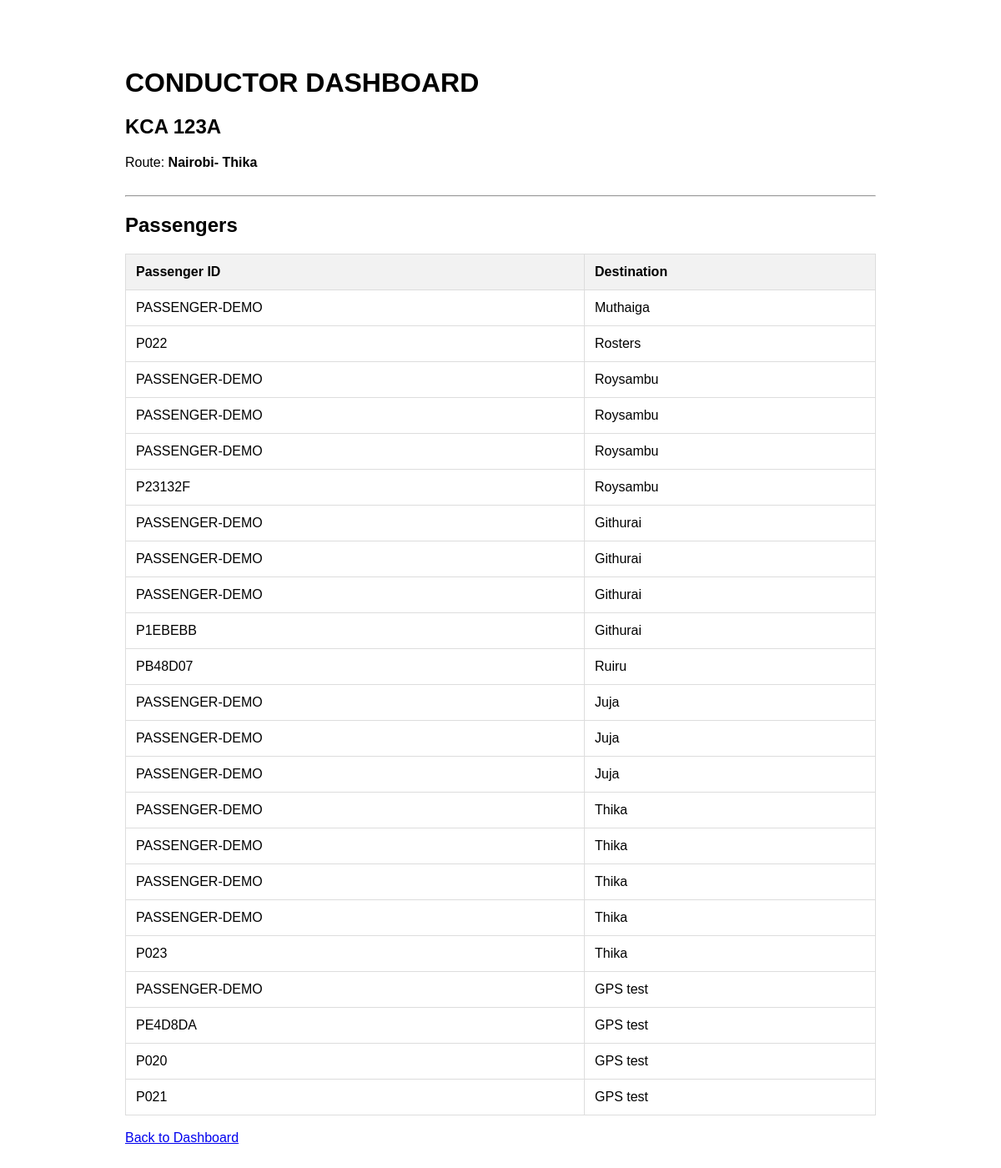
/conductor/1, run on the app's committed database.
### tables this page shows
CREATE TABLE matatus (
            id INTEGER PRIMARY KEY AUTOINCREMENT,
            registration_number TEXT NOT NULL,
            route_name TEXT NOT NULL
        );

CREATE TABLE passenger_destinations (
            id INTEGER PRIMARY KEY AUTOINCREMENT,
            matatu_id INTEGER NOT NULL,
            passenger_token TEXT NOT NULL,
            destination_stage_id INTEGER NOT NULL,
            status TEXT DEFAULT 'waiting'
        );

CREATE TABLE stages (
            id INTEGER PRIMARY KEY AUTOINCREMENT,
            route_name TEXT NOT NULL,
            name TEXT NOT NULL,
            latitude REAL,
            longitude REAL,
            sequence_number INTEGER NOT NULL
        );

### app.py (the view)
@app.route("/conductor/<int:matatu_id>")
def conductor(matatu_id):
    connection = get_db_connection()
    matatu = connection.execute(
        """
        SELECT * FROM matatus
        WHERE id = ?
        """,
        (matatu_id,)
    ).fetchone()
    if matatu is None:
        connection.close()
        return "Matatu not found", 404
    passengers = connection.execute(
        """
        SELECT
            passenger_destinations.id,
            passenger_destinations.passenger_token,
            passenger_destinations.status,
            stages.name AS destination,
            stages.sequence_number AS destination_sequence
        FROM passenger_destinations
        JOIN stages
            ON passenger_destinations.destination_stage_id = stages.id
        WHERE passenger_destinations.matatu_id = ?
        ORDER BY stages.sequence_number ASC,
                 passenger_destinations.id ASC
        """,
        (matatu_id,)
    ).fetchall()
    connection.close()
    return render_template(
        "conductor.html",
        matatu=matatu,
        passengers=passengers
    )

### database.py (called while the page is built)
def get_db_connection():
    connection = sqlite3.connect(DATABASE)
    connection.row_factory = sqlite3.Row
    return connection

### templates/conductor.html (shortened to what this page needs)
<!DOCTYPE html>
<html lang="en">
<head>
</head>
<body>
    <h1>CONDUCTOR DASHBOARD</h1>
    <div class="matatu-info">
        <h2>
            {{ matatu["registration_number"] }}
        </h2>
        <p>
            Route:
            <strong>
                {{ matatu["route_name"] }}
            </strong>
        </p>
    </div>
    <hr>
    <h2>Passengers</h2>
    {% if passengers %}
        <table>
            <thead>
                <tr>
                    <th>Passenger ID</th>
                    <th>Destination</th>
                </tr>
            </thead>
            <tbody>
                {% for passenger in passengers %}
                    <tr>
                        <td>
                            {{ passenger["passenger_token"] }}
                        </td>
                        <td>
                            {{ passenger["destination"] }}
                        </td>
                    </tr>
                {% endfor %}
            </tbody>
        </table>
    {% else %}
        <div class="empty">
            <p>
                No passengers currently registered.
            </p>
        </div>
    {% endif %}
    <br>
    <a href="/">
        Back to Dashboard
    </a>
</body>
</html>

### templates/conductor.html (style rules this page uses)
body { font-family: Arial, sans-serif; max-width: 900px; margin: 40px auto; padding: 20px; }
h1 { margin-bottom: 5px; }
.matatu-info { margin-bottom: 30px; }
table { width: 100%; border-collapse: collapse; margin-top: 20px; }
th, td { border: 1px solid #ddd; padding: 12px; text-align: left; }
th { background-color: #f2f2f2; }

### data on the page
matatus: registration_number "KCA 123A", route_name "Nairobi- Thika"
passenger_destinations: passenger_token "PASSENGER-DEMO", destination "Muthaiga"
passenger_destinations: passenger_token "P022", destination "Rosters"
passenger_destinations: passenger_token "PASSENGER-DEMO", destination "Roysambu"
passenger_destinations: passenger_token "PASSENGER-DEMO", destination "Roysambu"
passenger_destinations: passenger_token "PASSENGER-DEMO", destination "Roysambu"
passenger_destinations: passenger_token "P23132F", destination "Roysambu"
passenger_destinations: passenger_token "PASSENGER-DEMO", destination "Githurai"
passenger_destinations: passenger_token "PASSENGER-DEMO", destination "Githurai"
passenger_destinations: passenger_token "PASSENGER-DEMO", destination "Githurai"
passenger_destinations: passenger_token "P1EBEBB", destination "Githurai"
passenger_destinations: passenger_token "PB48D07", destination "Ruiru"
passenger_destinations: passenger_token "PASSENGER-DEMO", destination "Juja"
passenger_destinations: passenger_token "PASSENGER-DEMO", destination "Juja"
passenger_destinations: passenger_token "PASSENGER-DEMO", destination "Juja"
passenger_destinations: passenger_token "PASSENGER-DEMO", destination "Thika"
passenger_destinations: passenger_token "PASSENGER-DEMO", destination "Thika"
passenger_destinations: passenger_token "PASSENGER-DEMO", destination "Thika"
passenger_destinations: passenger_token "PASSENGER-DEMO", destination "Thika"
passenger_destinations: passenger_token "P023", destination "Thika"
passenger_destinations: passenger_token "PASSENGER-DEMO", destination "GPS test"
passenger_destinations: passenger_token "PE4D8DA", destination "GPS test"
passenger_destinations: passenger_token "P020", destination "GPS test"
passenger_destinations: passenger_token "P021", destination "GPS test"
